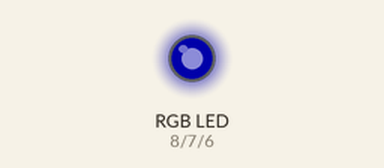
The sketch below on a simulated Arduino Uno, built with avr-gcc and run on an emulated ATmega328P. Shown: an RGB LED mixed from three pins (HIGH = lit). Dim RGB values are drawn brighter than linear.

Above: at 0.05 s.
At 1.5 s:
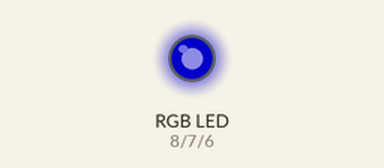
Timing chart, 0 to 3.5 s (numbered marks = the images above):
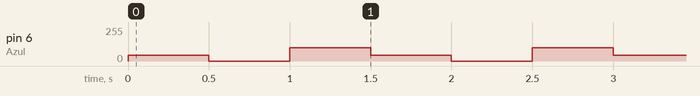

Measured:
- by itself, pin 6 (Azul): repeats every 1.5 s: 0/255 0.50 s, 100/255 0.50 s, 45/255 0.50 s

The sketch:

RGB.ino
```cpp
int Azul=6;
int Verde=7;
int Rojo=8;
int t=500;
void setup() {
  // put your setup code here, to run once:

pinMode(Azul, OUTPUT);
pinMode(Verde, OUTPUT);
pinMode(Rojo, OUTPUT);

}

void loop() {
  // put your main code here, to run repeatedly:


analogWrite(Rojo,50);
analogWrite(Verde,0);
analogWrite(Azul,45);
delay(t);
analogWrite(Rojo,0);
analogWrite(Verde,0);
analogWrite(Azul,0);
delay(t);

analogWrite(Rojo,50);
analogWrite(Verde,0);
analogWrite(Azul,100);
delay(t);


}
```
